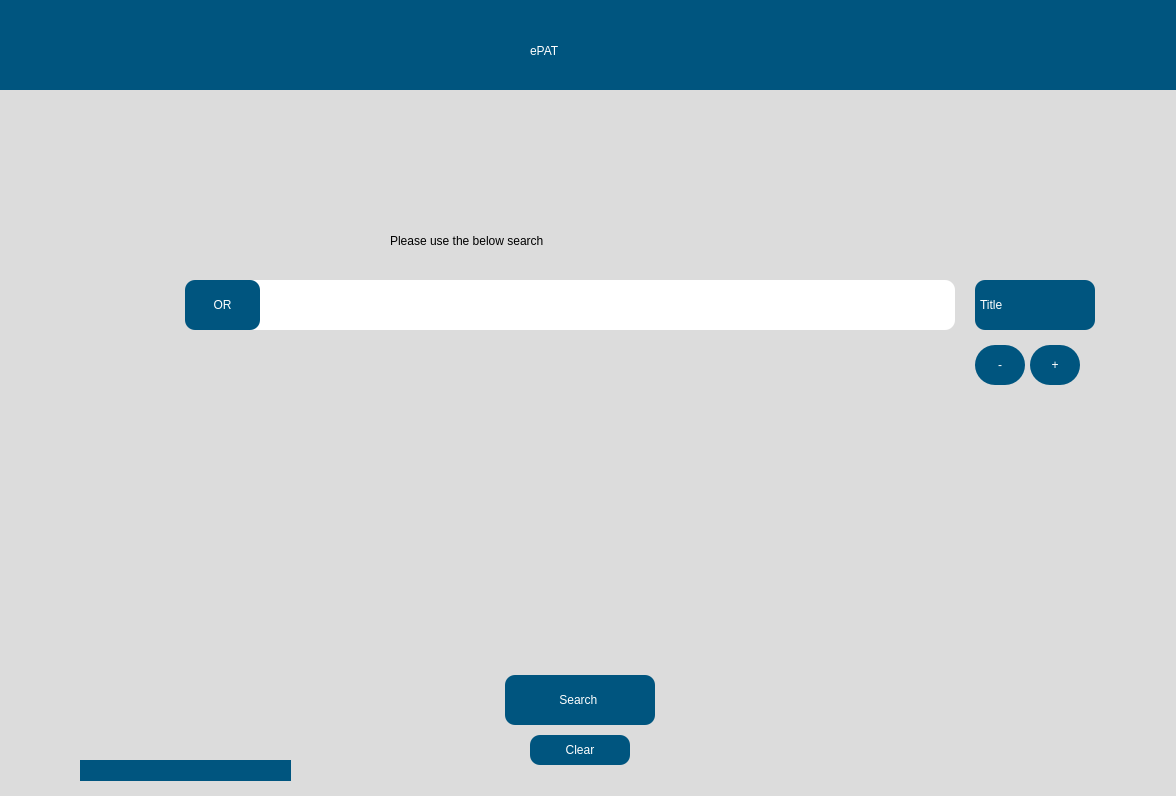
<?xml version="1.0" encoding="UTF-8"?>
<ui version="4.0">
 <class>Dialog</class>
 <widget class="QDialog" name="Dialog">
  <property name="geometry">
   <rect>
    <x>0</x>
    <y>0</y>
    <width>1176</width>
    <height>796</height>
   </rect>
  </property>
  <property name="windowTitle">
   <string>Dialog</string>
  </property>
  <widget class="QWidget" name="widget" native="true">
   <property name="geometry">
    <rect>
     <x>-20</x>
     <y>0</y>
     <width>1200</width>
     <height>900</height>
    </rect>
   </property>
   <property name="styleSheet">
    <string notr="true">background-color: rgb(220, 220, 220);</string>
   </property>
   <widget class="QWidget" name="widget_2" native="true">
    <property name="geometry">
     <rect>
      <x>10</x>
      <y>0</y>
      <width>1200</width>
      <height>90</height>
     </rect>
    </property>
    <property name="styleSheet">
     <string notr="true">background-color: rgb(0, 85, 127);
</string>
    </property>
    <widget class="QLabel" name="label">
     <property name="geometry">
      <rect>
       <x>540</x>
       <y>20</y>
       <width>141</width>
       <height>61</height>
      </rect>
     </property>
     <property name="styleSheet">
      <string notr="true">font: 75 36pt &quot;Arial&quot;;
color: rgb(255, 255, 255);
</string>
     </property>
     <property name="text">
      <string>ePAT</string>
     </property>
    </widget>
    <widget class="QPushButton" name="settingButton1">
     <property name="geometry">
      <rect>
       <x>40</x>
       <y>20</y>
       <width>61</width>
       <height>61</height>
      </rect>
     </property>
     <property name="styleSheet">
      <string notr="true">background-color: transparent;
border-radius:3px;
font: 18pt &quot;Arial&quot;;
color: rgb(255, 255, 255);</string>
     </property>
     <property name="text">
      <string/>
     </property>
    </widget>
   </widget>
   <widget class="QLineEdit" name="textEdit">
    <property name="geometry">
     <rect>
      <x>225</x>
      <y>280</y>
      <width>750</width>
      <height>50</height>
     </rect>
    </property>
    <property name="styleSheet">
     <string notr="true">
            QLineEdit {
                border-radius: 10px;
                font: 16pt &quot;Arial&quot;;
                background-color: rgb(255, 255, 255);
                padding-top: 1px; 
                padding-bottom: 1px; 
            }
        </string>
    </property>
   </widget>
   <widget class="QPushButton" name="search">
    <property name="geometry">
     <rect>
      <x>525</x>
      <y>675</y>
      <width>150</width>
      <height>50</height>
     </rect>
    </property>
    <property name="styleSheet">
     <string notr="true">
            QPushButton {
                font: 75 20pt &quot;Arial&quot;;
                background-color: rgb(0, 85, 127);
                border-radius: 10px;
                color: rgb(255, 255, 255);
            }

            QPushButton:hover {
                background-color: rgb(0, 75, 117); /* Slightly darker color when hovered */
            }

            QPushButton:pressed {
                background-color: rgb(0, 65, 107); /* Even darker color when clicked */
            }
        </string>
    </property>
    <property name="text">
     <string>Search </string>
    </property>
   </widget>
   <widget class="QPushButton" name="clearButton">
    <property name="geometry">
     <rect>
      <x>550</x>
      <y>735</y>
      <width>100</width>
      <height>30</height>
     </rect>
    </property>
    <property name="styleSheet">
     <string notr="true">
            QPushButton {
                font: 75 16pt &quot;Arial&quot;;
                background-color: rgb(0, 85, 127);
                border-radius: 10px;
                color: rgb(255, 255, 255);
            }

            QPushButton:hover {
                background-color: rgb(0, 75, 117); /* Slightly darker color when hovered */
            }

            QPushButton:pressed {
                background-color: rgb(0, 65, 107); /* Even darker color when clicked */
            }
        </string>
    </property>
    <property name="text">
     <string>Clear</string>
    </property>
   </widget>
   <widget class="QLabel" name="label_2">
    <property name="geometry">
     <rect>
      <x>410</x>
      <y>210</y>
      <width>431</width>
      <height>61</height>
     </rect>
    </property>
    <property name="styleSheet">
     <string notr="true">font: 75 20pt &quot;Arial&quot;;</string>
    </property>
    <property name="text">
     <string>Please use the below search </string>
    </property>
   </widget>
   <widget class="QPushButton" name="pushButton">
    <property name="geometry">
     <rect>
      <x>1050</x>
      <y>345</y>
      <width>50</width>
      <height>40</height>
     </rect>
    </property>
    <property name="styleSheet">
     <string notr="true">
            QPushButton {
                font: 75 16pt &quot;Arial&quot;;
                background-color: rgb(0, 85, 127);
                border-radius: 20px;
                color: rgb(255, 255, 255);
            }

            QPushButton:hover {
                background-color: rgb(0, 75, 117); /* Slightly darker color when hovered */
            }

            QPushButton:pressed {
                background-color: rgb(0, 65, 107); /* Even darker color when clicked */
            }
        </string>
    </property>
    <property name="text">
     <string>+</string>
    </property>
   </widget>
   <widget class="QPushButton" name="removeButton">
    <property name="geometry">
     <rect>
      <x>995</x>
      <y>345</y>
      <width>50</width>
      <height>40</height>
     </rect>
    </property>
    <property name="styleSheet">
     <string notr="true">
            QPushButton {
                font: 75 16pt &quot;Arial&quot;;
                background-color: rgb(0, 85, 127);
                border-radius: 20px;
                color: rgb(255, 255, 255);
            }

            QPushButton:hover {
                background-color: rgb(0, 75, 117); /* Slightly darker color when hovered */
            }

            QPushButton:pressed {
                background-color: rgb(0, 65, 107); /* Even darker color when clicked */
            }
        </string>
    </property>
    <property name="text">
     <string>-</string>
    </property>
   </widget>
   <widget class="QLabel" name="orLabel">
    <property name="geometry">
        <rect>
            <x>205</x>
            <y>280</y>
            <width>75</width>
            <height>50</height>
        </rect>
    </property>
    <property name="text">
        <string>OR</string>
    </property>
    <property name="alignment">
        <set>Qt::AlignCenter</set>
    </property>
    <property name="styleSheet">
        <string notr="true">
            QLabel {
                color: rgb(255, 255, 255);
                font: 75 16pt &quot;Arial&quot;;
                background-color: rgb(0, 85, 127);
                border-radius: 10px;
            }
        </string>
    </property>
</widget>

   <widget class="QComboBox" name="booleanBoxRight">
    <property name="geometry">
     <rect>
      <x>995</x>
      <y>280</y>
      <width>120</width>
      <height>50</height>
     </rect>
    </property>
    <property name="styleSheet">
     <string notr="true">
            QComboBox {
                color: rgb(255, 255, 255);
                font: 75 12pt &quot;Arial&quot;;
                border-radius: 10px;
                background-color: rgb(0, 85, 127);
            }

            QComboBox:hover {
                background-color: rgb(0, 75, 117); /* Slightly darker color when hovered */
            }

            QComboBox:pressed {
                background-color: rgb(0, 65, 107); /* Even darker color when clicked */
            }

            QComboBox::drop-down {
                border-left-color: darkgray;
            }

            QComboBox::down-arrow {
                image: url(resources/dropdown_icon.png);
                width: 21px;
                height: 15px;
                padding-right: 15px;
            }

            QComboBox QAbstractItemView {
                color: rgb(255, 255, 255);
                background-color: rgb(0, 85, 127);
                border-bottom-right-radius: 20px;
                border-bottom-left-radius: 20px;
            }
        </string>
    </property>
    <item>
     <property name="text">
      <string>Title</string>
     </property>
    </item>
    <item>
     <property name="text">
      <string>eISBN</string>
     </property>
    </item>
    <item>
     <property name="text">
      <string>OCN</string>
     </property>
    </item>
   </widget>
   <widget class="QLabel" name="institutionName">
    <property name="geometry">
     <rect>
      <x>100</x>
      <y>760</y>
      <width>211</width>
      <height>21</height>
     </rect>
    </property>
    <property name="styleSheet">
     <string notr="true">background-color: rgb(0, 85, 127);
color: rgb(255, 255, 255);</string>
    </property>
    <property name="text">
     <string/>
    </property>
   </widget>
   <widget class="QLabel" name="internetConnection">
    <property name="geometry">
     <rect>
      <x>40</x>
      <y>760</y>
      <width>47</width>
      <height>21</height>
     </rect>
    </property>
    <property name="text">
     <string/>
    </property>
   </widget>
  </widget>
 </widget>
 <resources/>
 <connections/>
</ui>
